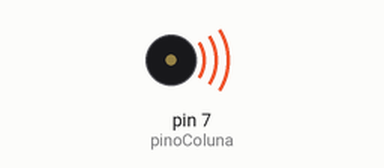
The sketch below on a simulated Arduino Uno, built with avr-gcc and run on an emulated ATmega328P. Parts: buzzer (waves = sounding). Random numbers use the default seed unless the sketch sets one.

Above: at 1.7 s.
Timing chart, 0 to 40.0 s (numbered marks = the images above):
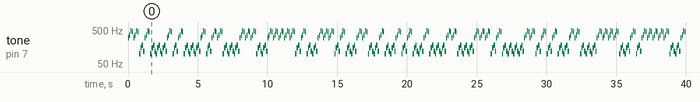

The sketch:

if_10.ino
```cpp
int pinoColuna = 7;
int tempoDelay = 100;
int durSomLongo = 150;
int durSomCurto = 40;

void setup()
{

}

void loop()
{
  int dado = random(0, 10);

  if (dado < 5)
  {
    tone(pinoColuna, 100, durSomLongo);
    delay(tempoDelay);
    tone(pinoColuna, 150, durSomLongo);
    delay(tempoDelay);
    tone(pinoColuna, 180, durSomLongo);
    delay(tempoDelay);
    tone(pinoColuna, 120, durSomLongo);
    delay(tempoDelay);
  }

  if (dado > 5)
  {
    tone(pinoColuna, 300, durSomCurto);
    delay(tempoDelay);
    tone(pinoColuna, 350, durSomCurto);
    delay(tempoDelay);
    tone(pinoColuna, 480, durSomCurto);
    delay(tempoDelay);
    tone(pinoColuna, 450, durSomCurto);
    delay(tempoDelay);
  }
}
```

Measured:
- by itself, tone on pin 7 (pinoColuna): plays 300 Hz for 0.04 s, 350 Hz for 0.04 s, 480 Hz for 0.04 s, 450 Hz for 0.04 s, 300 Hz for 0.04 s, 350 Hz for 0.04 s … (400 notes in this stretch)
